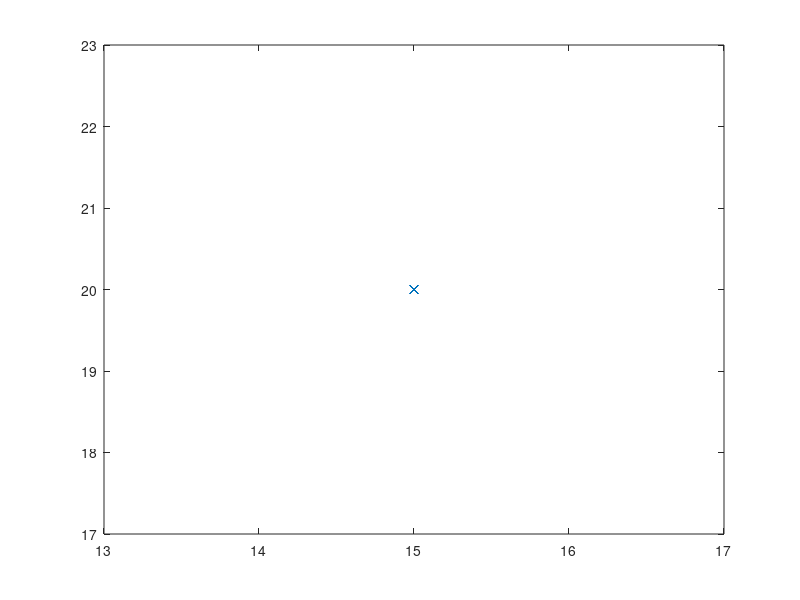

This figure's MATLAB source:
%% Particle Swarm Optimization Simulation
% Simulates the movements of a swarm to minimize the objective function
% 
% $$ \left( x-15 \right) ^{2}+ \left( y-20 \right) ^{2} = 0$$
% 
% The swarm matrix is  
%
% swarm(index, [location, velocity, best position, best
% value], [x, y components or the value component])
%
% Author: Wesam ELSHAMY (wesamelshamy@yahoo.com)
% MSc Student, Electrical Enginering Dept., Faculty of Engineering Cairo University, Egypt
%%


%% Initialization
% Parameters
clear
clc
iterations = 250;
inertia = 1.0;
correction_factor = 2.0;
swarm_size = 8;

% ---- initial swarm position -----
index = 1;
for i = 1 : 2
    for j = 1 : 4
        swarm(index, 1, 1) = randi(25,1);
        swarm(index, 1, 2) = randi(25,1);
        index = index + 1;
    end
end

swarm(:, 4, 1) = 1000;          % best value so far
swarm(:, 2, :) = 0;             % initial velocity

%% Iterations
for iter = 1 : iterations
    
    %-- evaluating position & quality ---
    for i = 1 : swarm_size
        swarm(i, 1, 1) = swarm(i, 1, 1) + swarm(i, 2, 1);     %update x position
        swarm(i, 1, 2) = swarm(i, 1, 2) + swarm(i, 2, 2);     %update y position
        x = swarm(i, 1, 1);
        y = swarm(i, 1, 2);
        
        val = (x - 15)^2 + (y - 20)^2;          % fitness evaluation (you may replace this objective function with any function having a global minima)
        
        if val < swarm(i, 4, 1)                 % if new position is better
            swarm(i, 3, 1) = swarm(i, 1, 1);    % update best x,
            swarm(i, 3, 2) = swarm(i, 1, 2);    % best y postions
            swarm(i, 4, 1) = val;               % and best value
        end
    end

    [temp, gbest] = min(swarm(:, 4, 1));        % global best position
    
    %--- updating velocity vectors
    for i = 1 : swarm_size
        swarm(i, 2, 1) = rand*swarm(i, 2, 1) + correction_factor*rand*(swarm(i, 3, 1) - swarm(i, 1, 1)) + correction_factor*rand*(swarm(gbest, 3, 1) - swarm(i, 1, 1));   %x velocity component
        swarm(i, 2, 2) = rand*swarm(i, 2, 2) + correction_factor*rand*(swarm(i, 3, 2) - swarm(i, 1, 2)) + correction_factor*rand*(swarm(gbest, 3, 2) - swarm(i, 1, 2));   %y velocity component
    end
    
    %% Plotting the swarm
    clf    
    plot(swarm(:, 1, 1), swarm(:, 1, 2), 'x')   % drawing swarm movements
    %axis([-2 30 -2 30]);
    %pause(.2)
end